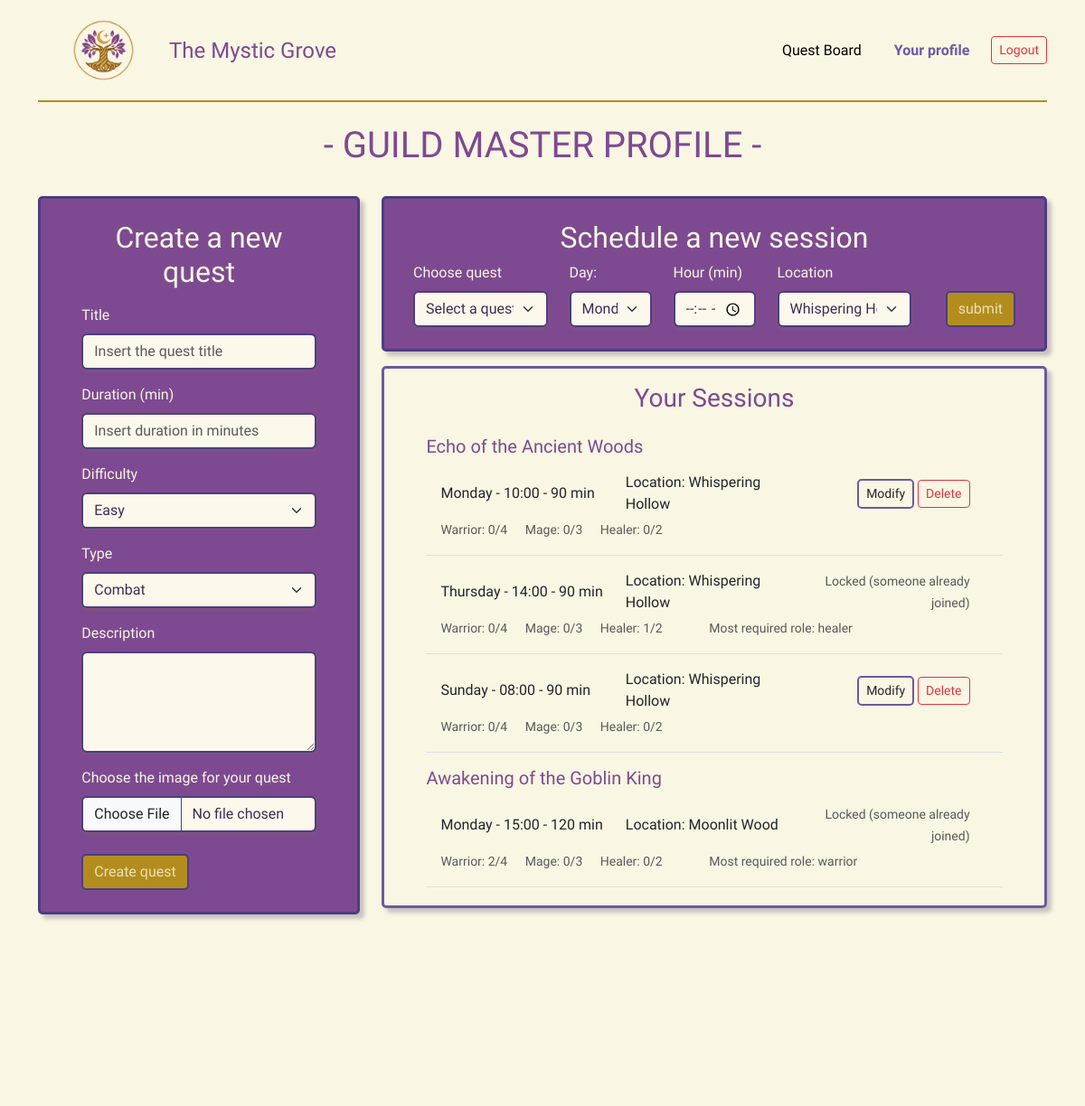
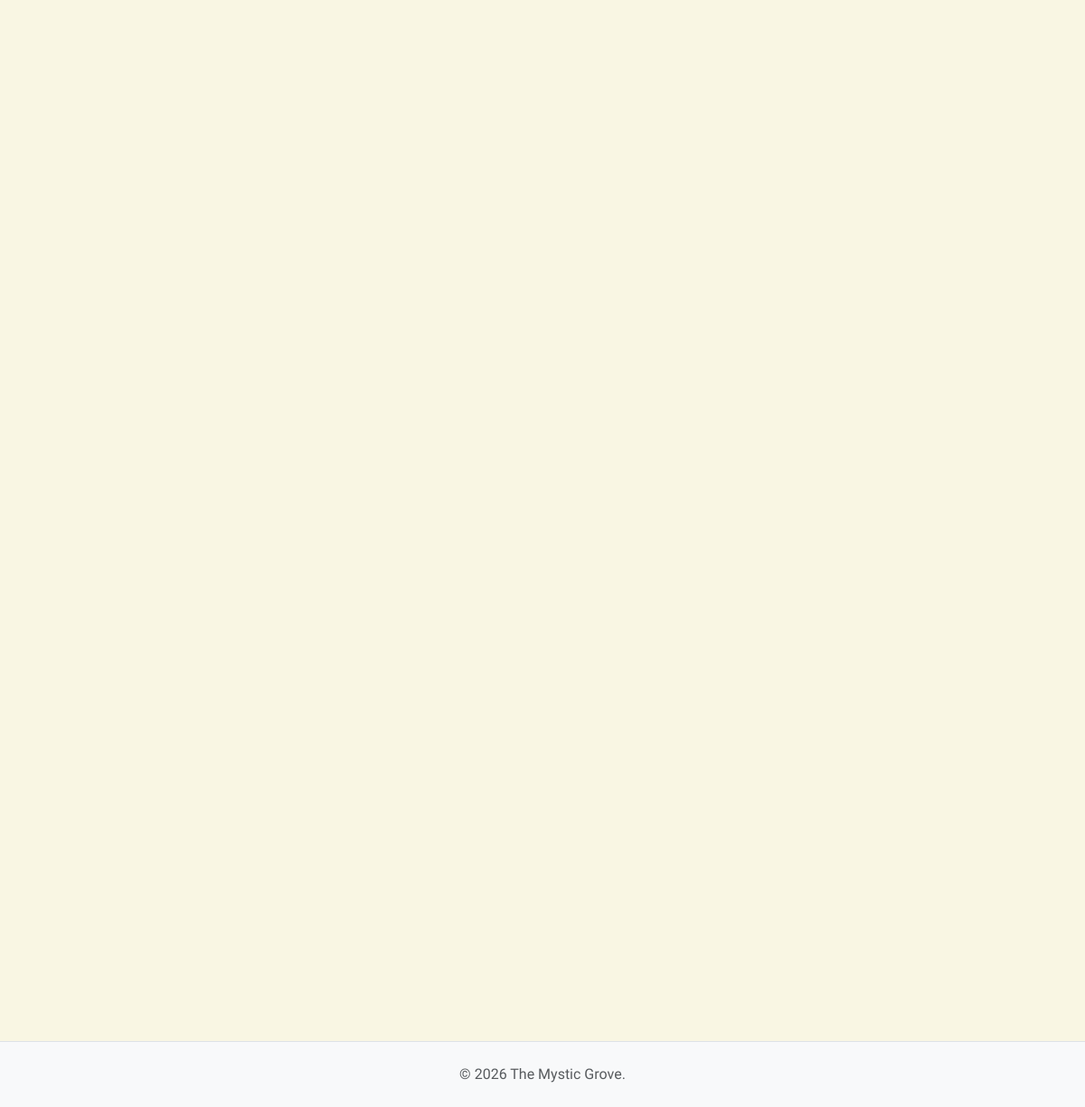
Page /profile_guild_master (signed in) on the committed database (2 pictures, top to bottom).
### tables this page shows
CREATE TABLE "quests" (
	"id"	INTEGER NOT NULL,
	"title"	TEXT NOT NULL,
	"duration_min"	INTEGER NOT NULL,
	"quest_type"	TEXT NOT NULL,
	"difficulty"	TEXT NOT NULL,
	"description"	TEXT NOT NULL,
	"quest_img"	TEXT NOT NULL,
	PRIMARY KEY("id" AUTOINCREMENT)
);

CREATE TABLE "quest_sessions" (
	"id"	INTEGER NOT NULL,
	"quest_id"	INTEGER NOT NULL,
	"day"	TEXT NOT NULL,
	"start_time"	TEXT NOT NULL,
	"location"	TEXT NOT NULL,
	PRIMARY KEY("id" AUTOINCREMENT),
	FOREIGN KEY("quest_id") REFERENCES "quests"("id")
);

### app.py (the view)
@app.route("/profile_guild_master")
@login_required
def profile_master():
    if current_user.role != 'guild_master':
        flash("You are not allowed to perform this action.", "danger")
        return redirect(url_for('home'))
    all_quests = quests_dao.get_all_quests()
    quests_with_sessions = []
    for q in all_quests:
        sessions = quest_sessions_dao.get_sessions_by_quest_id(q['id'])
        sessions_with_places = []
        for s in sessions:
            taken = enrollments_dao.get_places_taken(s['id'])
            session_data = dict(s)
            session_data['taken_places'] = taken
            sessions_with_places.append(session_data)
            most_requested = "warrior"
            for ruolo in taken:
                if taken[ruolo] > taken[most_requested]:
                    most_requested = ruolo
            session_data['most_requested_role'] = most_requested
        quest_data = dict(q)
        quest_data['sessions'] = sessions_with_places
        quests_with_sessions.append(quest_data)
    return render_template('profile_guild_master.html', quests=quests_with_sessions)

### app.py (called while the page is built)
@login_manager.user_loader
def load_user(user_id):
    db_user = users_dao.get_user_by_id(user_id)
    if db_user is not None:
        user = User(
            id=db_user["id"],
            username=db_user["username"],
            email=db_user["email"],
            password=db_user["password"],
            role=db_user["role"],
        )
    else:
        user = None
    return user

### enrollments_dao.py (called while the page is built)
def get_places_taken(p_session_id):
    query = """
        SELECT class, SUM(places) as places
        FROM enrollments
        WHERE session_id = ?
        GROUP BY class
    """
    conn = sqlite3.connect(DB_PATH)
    conn.row_factory = sqlite3.Row
    cursor = conn.cursor()
    cursor.execute(query, (p_session_id,))
    rows = cursor.fetchall()
    cursor.close()
    conn.close()
    places = {"warrior": 0, "mage": 0, "healer": 0}
    for r in rows:
        places[r["class"]] = r["places"]
    return places

### quest_sessions_dao.py (called while the page is built)
def get_sessions_by_quest_id(p_quest_id):
    query = """
        SELECT * FROM quest_sessions
        WHERE quest_id = ?
        ORDER BY
            CASE day
                WHEN 'monday' THEN 1
                WHEN 'tuesday' THEN 2
                WHEN 'wednesday' THEN 3
                WHEN 'thursday' THEN 4
                WHEN 'friday' THEN 5
                WHEN 'saturday' THEN 6
                WHEN 'sunday' THEN 7
            END,
            start_time
    """
    conn = sqlite3.connect(DB_PATH)
    conn.row_factory = sqlite3.Row
    cursor = conn.cursor()
    cursor.execute(query, (p_quest_id,))
    sessions = cursor.fetchall()
    cursor.close()
    conn.close()
    return sessions

### quests_dao.py (called while the page is built)
def get_all_quests():
    query = "SELECT * FROM quests"
    conn = sqlite3.connect(DB_PATH)
    conn.row_factory = sqlite3.Row
    cursor = conn.cursor()
    cursor.execute(query)
    quests = cursor.fetchall()
    cursor.close()
    conn.close()
    return quests

### users_dao.py (called while the page is built)
def get_user_by_id(p_id):
    query = "SELECT * FROM users WHERE id = ?"
    conn = sqlite3.connect(DB_PATH)
    conn.row_factory = sqlite3.Row
    cursor = conn.cursor()
    cursor.execute(query, (p_id,))
    db_user = cursor.fetchone()
    conn.commit()
    cursor.close()
    conn.close()
    return db_user

### templates/profile_guild_master.html (shortened to what this page needs)
{% extends "base.html" %}
{% block content %}
<header class="col-12">
    <h1 class="purple-light text-center mb-2"> - GUILD MASTER PROFILE - </h1>
</header>
<div class="col-md-4">
    <div
        class="quest-creation-card card align-items-center">
        <div class="card-body col-md-11">
            <h2 class="card-title text-center mb-3"> Create a new quest
            </h2>
            <form action="/create_new_quest" method="post"
                enctype="multipart/form-data">
                <div class="mb-3">
                    <label for="txt_title" class="form-label">Title</label>
                    <input type="text"
                        class="form-control form-control-purple"
                        name="txt_title"
                        id="txt_title"
                        placeholder="Insert the quest title" minlength="3"
                        maxlength="50" required />
                </div>
                <div class="mb-3">
                    <label for="txt_duration" class="form-label">Duration
                        (min)</label>
                    <input type="number"
                        class="form-control form-control-purple"
                        name="txt_duration" id="txt_duration"
                        placeholder="Insert duration in minutes" min="1"
                        max="600" required />
                </div>
                <div class="mb-3">
                    <label for="txt_difficulty"
                        class="form-label">Difficulty</label>
                    <select name="txt_difficulty" id="txt_difficulty"
                        class="form-select form-select-purple" required>
                        <option value="easy">Easy</option>
                    </select>
                </div>
                <div class="mb-3">
                    <label for="txt_type"
                        class="form-label">Type</label>
                    <select name="txt_type" id="txt_type"
                        class="form-select form-select-purple" required>
                        <option value="combat">Combat</option>
                    </select>
                </div>
                <div class="mb-3">
                    <label for="txt_description"
                        class="form-label">Description</label>
                    <textarea class="form-control form-control-purple"
                        id="txt_description"
                        name="txt_description" rows="4"
                        minlength="10" maxlength="500" required></textarea>
                </div>
                <div class="mb-4">
                    <label for="quest_img" class="form-label">Choose the
                        image for your quest</label>
                    <input class="form-control form-control-purple"
                        type="file" id="quest_img"
                        name="quest_img"
                        accept="image/png, image/jpeg" required>
                </div>
                <button type="submit" class="btn btn-gold"> Create quest
                </button>
            </form>
        </div>
    </div>
</div>
<div class="col-md-8">
    <div
        class="session-creation-card card justify-content-between align-items-center mb-3">
        <div class="card-body col-md-12">
            <h2 class="card-title text-center mb-2"> Schedule a new
                session</h2>
            <form action="/schedule_new_session" method="post">
                <div class="row align-items-end">
                    <div class="col-md-3">
                        <label for="txt_quest_id"
                            class="form-label">Choose quest</label>
                        <select name="txt_quest_id" id="txt_quest_id"
                            class="form-select form-select-purple" required>
                            <option value selected disabled>Select a
                                quest</option>
                        </select>
                    </div>
                    <div class="col-md-2">
                        <label for="txt_day"
                            class="form-label ">Day:</label>
                        <select name="txt_day" id="txt_day"
                            class="form-select form-select-purple">
                            <option value="monday">Monday</option>
                        </select>
                    </div>
                    <div class="col-md-2">
                        <label for="start_time" class="form-label">Hour
                            (min)</label>
                        <input type="time"
                            class="form-control form-control-purple"
                            name="start_time" id="start_time" required />
                    </div>
                    <div class="col-md-3">
                        <label for="location"
                            class="form-label">Location</label>
                        <select name="location" id="location"
                            class="form-select form-select-purple" required>
                            <option value="Whispering Hollow">Whispering
                                Hollow</option>
                        </select>
                    </div>
                    <div class="col-md-2 text-end">
                        <button type="submit" class="btn btn-small btn-gold"> submit
                        </button>
                    </div>
                </div>
            </form>
        </div>
    </div>
    <div
        class=" session-list card justify-content-between align-items-center mb-5">
        <div class="card-body  col-md-11">
            <h3 class="purple-light text-center mb-4">Your Sessions</h3>
            {% for quest in quests %}
            <h5 class="purple-light mb-3 mt-3 ">{{ quest.title }}</h5>
            {% for session in quest.sessions %}
            <div
                class="session-container mb-3 border-bottom pb-2 ">
                <div class="row align-items-center">
                    <div class="col-4">
                        <span class="ps-3 ">{{ session.day | capitalize }} -
                            {{ session.start_time }} - {{ quest.duration_min}}
                            min</span>
                    </div>
                    <div class="col-4">
                        <span>Location: {{ session.location }}</span>
                    </div>
                    <div class="col-4 text-end pe-5">
                        {% set total_taken = session.taken_places.warrior +
                        session.taken_places.mage +
                        session.taken_places.healer %}
                        {% if total_taken == 0 %}
                        <button type="button"
                            class="btn btn-sm btn-purple toggle-edit-btn"
                            data-session-id="{{ session.id }}">Modify</button>
                        <form
                            action="{{ url_for('delete_session', session_id=session.id) }}"
                            method="post"
                            class="d-inline">
                            <button type="submit"
                                class="btn btn-sm btn-outline-danger">Delete</button>
                        </form>
                        {% else %}
                        <small class="text-muted">Locked (someone already joined)</small>
                        {% endif %}
                    </div>
                </div>
                <div class="row mt-1 mb-2">
                    <div class="col-12">
                        <small class="text-muted ps-3">
                            <span class="pe-3 ">Warrior: {{
                                session.taken_places.warrior }}/4</span>
                            <span class="pe-3">Mage: {{
                                session.taken_places.mage }}/3</span>
                            <span>Healer: {{ session.taken_places.healer
                                }}/2
                            </span>
                            {% if total_taken != 0 %}
                            <span class="ps-5">
                                Most required role:
                                {{session.most_requested_role
                                }}
                            </span>
                            {% endif %}
                        </small>
                    </div>
                </div>
            </div>
            {% endfor %}
            {% endfor %}
        </div>
    </div>
</div>
{% endblock %}

### static/css/styles.css (style rules this page uses)
body { font-family: "Philosopher", serif; font-weight: 400; background-color: #f9f6e3; color: #251e3a; }
h1, h2, h3, h4, h5, .navbar-guild-title { font-family: "Rye", serif; font-weight: 400; font-style: normal; }
.purple-light { color: #7d4a91; }
.quest-creation-card, .session-creation-card, .filter-menu { background-color: #7d4a91 !important; border: 3px solid #4d3d80 !important; border-radius: 5px; padding: 0.5rem 1rem; color: #f9f6e3; box-shadow: 5px 5px 4px rgba(59, 41, 93, 0.25); }
.session-list { max-height: 600px; overflow-y: auto; background-color: transparent !important; border: 3px solid #6b5aa0 !important; border-radius: 5px; box-shadow: 5px 5px 4px rgba(59, 41, 93, 0.25); }
.form-select, .form-control { background-color: #fdf8ec; border: 2px solid #b28d1e; color: #3d2d52; box-shadow: 0 2px 4px rgba(139, 111, 71, 0.3); }
.form-control-purple, .form-select-purple { background-color: #fdf8ec !important; border: 2px solid #4d3d80 !important; color: #3d2d52; box-shadow: 0 2px 4px rgba(139, 111, 71, 0.3); }
.btn-filter, .btn-gold { border: 2px solid #4d3d80 !important; border-radius: 5px; background-color: #b28d1e; color: #eee0b5; }
.btn-details, .btn-purple { border: 2px solid #6b5aa0 !important; border-radius: 5px; }

### rows in the picture
quests: title "Echo of the Ancient Woods", duration_min "90"
quest_sessions: day "Monday", start_time "10:00", location "Whispering Hollow", taken_places.warrior "0", taken_places.mage "0", taken_places.healer "0"
quest_sessions: day "Thursday", start_time "14:00", location "Whispering Hollow", shows "Locked (someone already joined)", taken_places.warrior "0", taken_places.mage "0", taken_places.healer "1", most_requested_role "healer"
quest_sessions: day "Sunday", start_time "08:00", location "Whispering Hollow", taken_places.warrior "0", taken_places.mage "0", taken_places.healer "0"
quests: title "Awakening of the Goblin King", duration_min "120"
quest_sessions: day "Monday", start_time "15:00", location "Moonlit Wood", shows "Locked (someone already joined)", taken_places.warrior "2", taken_places.mage "0", taken_places.healer "0", most_requested_role "warrior"
